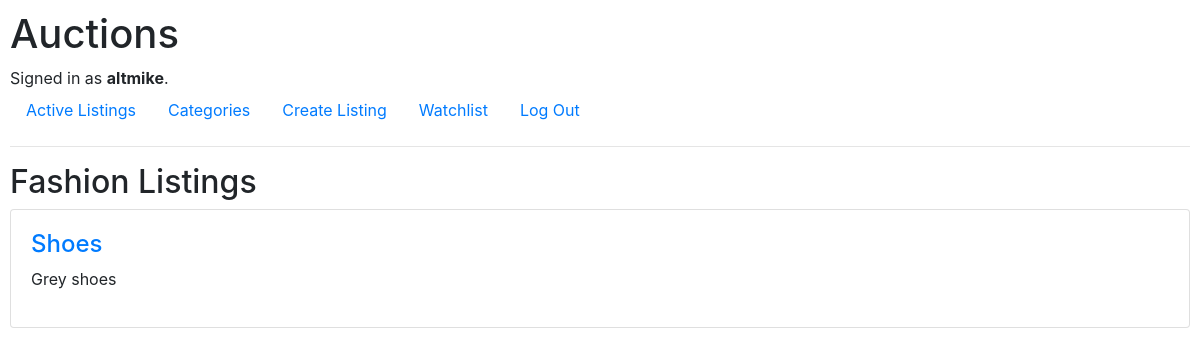
The app's page /category/1/ (signed in) with its own data.
### auctions/models.py (models this page shows, shortened)
class User(AbstractUser):
    watchlist = models.ManyToManyField("Listing", blank=True, related_name="watched_by")

class Category(models.Model):
    name = models.CharField(max_length=64)

class Listing(models.Model):
    title = models.CharField(max_length=64)
    description = models.TextField()
    starting_bid = models.DecimalField(max_digits=10, decimal_places=2)
    image_url = models.URLField(blank=True, null=True)
    category = models.ForeignKey(Category, on_delete=models.SET_NULL, null=True, blank=True, related_name="listings")
    owner = models.ForeignKey(User, on_delete=models.CASCADE, related_name="owned_listings")
    active = models.BooleanField(default=True)
    winner = models.ForeignKey(User, null=True, blank=True, on_delete=models.SET_NULL, related_name="won_listings")

### auctions/views.py (the view)
# urls.py: path("category/<int:category_id>/", views.category_listings, name="category_listings"),
def category_listings(request, category_id):
    category = get_object_or_404(Category, pk=category_id)
    return render(request, "auctions/category_listings.html", {
        "category": category,
        "listings": category.listings.filter(active=True)
    })

### auctions/templates/auctions/category_listings.html
{% extends "auctions/layout.html" %}
{% block body %}
    <h2>{{ category.name }} Listings</h2>
    {% for listing in listings %}
        <div class="card mb-3">
            <div class="card-body">
                <h4><a href="{% url 'listing' listing.id %}">{{ listing.title }}</a></h4>
                <p>{{ listing.description }}</p>
            </div>
        </div>
    {% empty %}
        <p>No active listings in this category.</p>
    {% endfor %}
{% endblock %}

### auctions/templates/auctions/layout.html (shortened to what this page needs)
{% load static %}
<!DOCTYPE html>
<html lang="en">
    <head>
        <link rel="stylesheet" href="https://stackpath.bootstrapcdn.com/bootstrap/4.4.1/css/bootstrap.min.css">
        <link href="{% static 'auctions/styles.css' %}" rel="stylesheet">
    </head>
    <body>
        <h1>Auctions</h1>
        <div>
            {% if user.is_authenticated %}
                Signed in as <strong>{{ user.username }}</strong>.
            {% else %}
                Not signed in.
            {% endif %}
        </div>
        <ul class="nav">
            <li class="nav-item">
                <a class="nav-link" href="{% url 'index' %}">Active Listings</a>
            </li>
            {% if user.is_authenticated %}
                <li class="nav-item">
                    <a class="nav-link" href="{% url 'categories' %}">Categories</a>
                </li>
                <li class="nav-item">
                    <a class="nav-link" href="{% url 'create' %}">Create Listing</a>
                </li>
                <li class="nav-item">
                    <a class="nav-link" href="{% url 'watchlist' %}">Watchlist</a>
                </li>
                <li class="nav-item">
                    <a class="nav-link" href="{% url 'logout' %}">Log Out</a>
                </li>
            {% endif %}
        </ul>
        <hr>
        {% block body %}
        {% endblock %}
    </body>
</html>

### auctions/static/auctions/styles.css (style rules this page uses)
body { padding: 10px; }

### records on screen
User: username "altmike"
Category: name "Fashion"
Listing: title "Shoes", description "Grey shoes"
